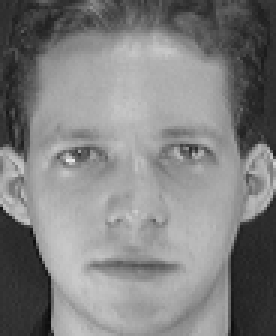
#> input picture training-data/s1/1.pgm, 92 x 112 px (shown 3 times larger); its folder holds only this picture in this run
$ python lbph_recognizer.py
#> lines starting #> are read from the running program, lines starting #| are printed output that depends on the picture; long printed decimals are rounded
### detector.py
import cv2

class Detector:
    # function to detect face using OpenCV
    def detect_face(self, img):

        gray = cv2.cvtColor(img, cv2.COLOR_BGR2GRAY)
        face_cascade = cv2.CascadeClassifier('lbpcascade_frontalface.xml')

        faces = face_cascade.detectMultiScale(gray, scaleFactor=1.2, minNeighbors=5)

        if (len(faces) == 0):
            return None, None

        (x, y, w, h) = faces[0]

        # return only the face part of the image
        return gray[y: y + w, x: x + h], faces[0]

### predictor.py
from detector import Detector
import cv2


class Predictor:
    def __init__(self):
        self.detect = Detector()

    def draw_rectangle(self, img, rect):
        (x, y, w, h) = rect
        cv2.rectangle(img, (x, y), (x + w, y + h), (0, 255, 0), 2)

    def draw_text(self, img, text, x, y):
        cv2.putText(img, text, (x, y), cv2.FONT_HERSHEY_PLAIN, 1.5, (0, 255, 0), 2)

    def predict(self, test_img, fr):
        img = test_img.copy()
        gray = cv2.cvtColor(img, cv2.COLOR_BGR2GRAY)
        face, rect = self.detect.detect_face(img)
        label = fr.predict(gray)
        print(label)

        self.draw_rectangle(img, rect)

        self.draw_text(img, str(label), rect[0], rect[1] - 5)

        return img

### classifier.py
import cv2
import numpy as np


class Classifier:
    def classify(self, faces, labels):
        face_recognizer = cv2.face.LBPHFaceRecognizer_create()
        face_recognizer.train(faces, np.array(labels))
        return face_recognizer

### lbph_recognizer.py
import cv2
import os
from detector import Detector
from classifier import Classifier
from predictor import Predictor

class prep_data:
    def prep_train_data(self, fldr_pth, detector):
#> called with fldr_pth = 'training-data'
        dirs = os.listdir(fldr_pth)
        faces = []
        labels = []
        print(dirs)
        for dir_name in dirs:
            if not dir_name.startswith('s'):
                # print('check')
                continue
            label = int(dir_name[1])
            # print(dir_name[1])
            subject_dir_path = fldr_pth + "/" + dir_name
            subject_image_names = os.listdir(subject_dir_path)
            for image_name in subject_image_names:
                image_path = subject_dir_path + "/" + image_name
                image = cv2.imread(image_path)
#> image is the input picture: shape (112, 92, 3); min 11, max 234, mean 128.3
                cv2.imshow("Training on image...", image)
                cv2.waitKey(10)
                face, rect = detector.detect_face(image)
#> in detect_face, `faces = face_cascade.detectMultiScale(gray, scaleFactor=1.2, minNeighb..`: faces = [[4, 21, 86, 86]]
#> in detect_face, `(x, y, w, h) = faces[0]`: x = 4; y = 21; w = 86
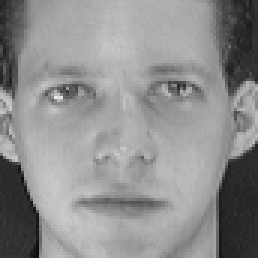
#> face: shape (86, 86) (shown 3 times larger); min 11, max 234, mean 142.3
#> rect = [4, 21, 86, 86]
                if face is not None:
                    faces.append(face)
                    labels.append(label)

                    cv2.destroyAllWindows()
                    cv2.waitKey(1)
                    cv2.destroyAllWindows()

        return faces, labels


prep = prep_data()
detect_algo = Detector()
train_data = os.path.join(os.path.dirname(__file__), 'training-data')
faces, labels = prep.prep_train_data(train_data, detect_algo)
#> faces = 1 item; labels = [1]
print("Data prepared")

# print total faces and labels
print("Total faces: ", len(faces))
#| Total faces:  1
print("Total labels: ", len(labels))
#| Total labels:  1

classify_trainer = Classifier()
fr = classify_trainer.classify(faces, labels)

prediction = Predictor()
test_path = os.path.join(os.path.dirname(__file__), 'test-data')
test_img1 = cv2.imread(os.path.join(test_path, "30.jpg"))
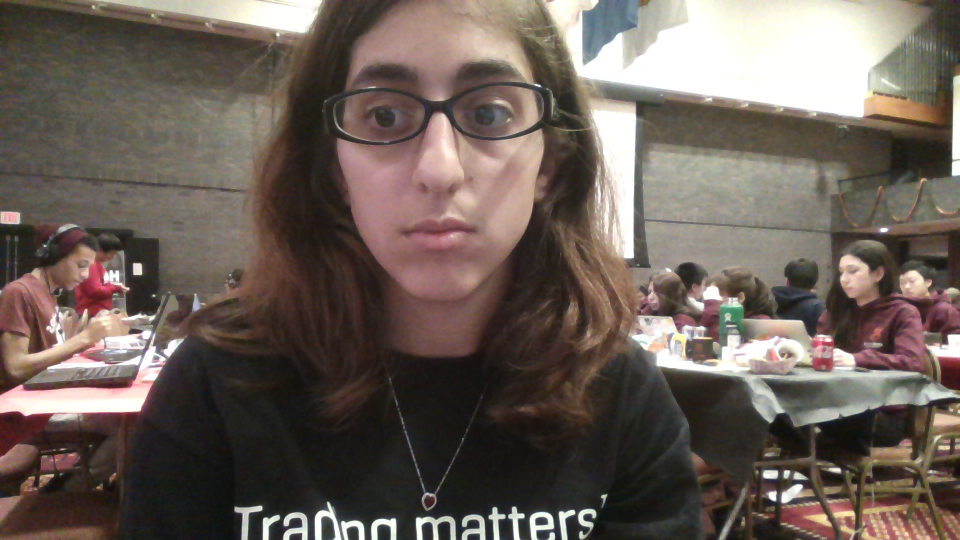
#> input picture test-data/30.jpg, 1920 x 1080 px (shown at 1/2 size)
#> test_img1 is the input picture: shape (1080, 1920, 3); mean B, G, R 88.1, 95.5, 107.1
# [11 lines of commented-out code are left out]
predicted_img1 = prediction.predict(test_img1, fr)
#> in predict, `gray = cv2.cvtColor(img, cv2.COLOR_BGR2GRAY)`:
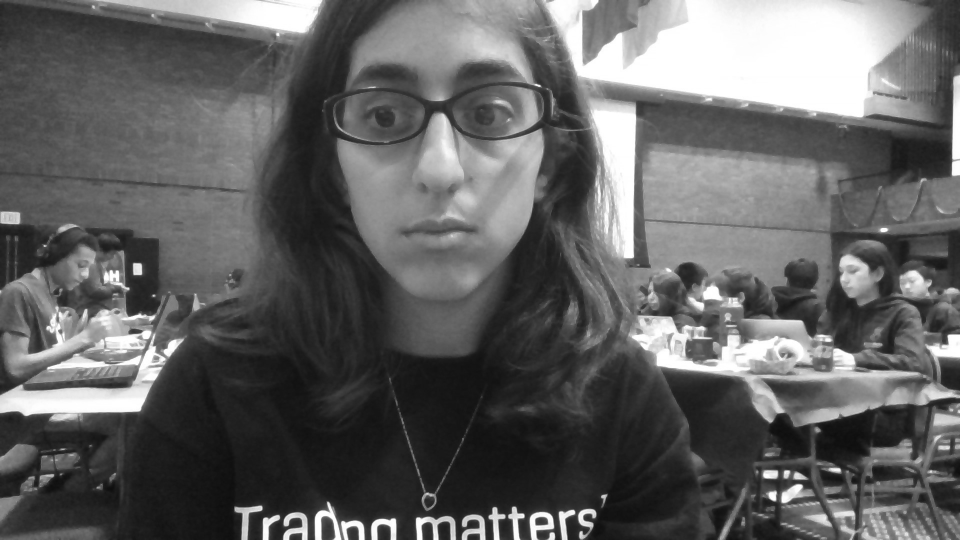
#> gray: shape (1080, 1920) (shown at 1/2 size); min 13, max 255, mean 98.2
#> in predict, `face, rect = self.detect.detect_face(img)`:
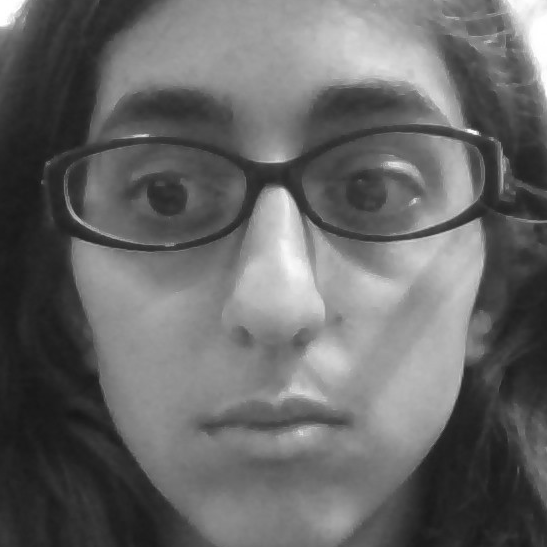
#> face: shape (547, 547); min 22, max 255, mean 103.2
#> in predict, `face, rect = self.detect.detect_face(img)`: rect = [603, 39, 547, 547]
#> in predict, `label = fr.predict(gray)`: label = (1, 122.5)
#| (1, 122.484)
#> in draw_rectangle, `(x, y, w, h) = rect`: x = 603; y = 39; w = 547
#> in draw_text, `cv2.putText(img, text, (x, y), cv2.FONT_HERSHEY_PLAIN, 1.5, (0, 255, 0..`:
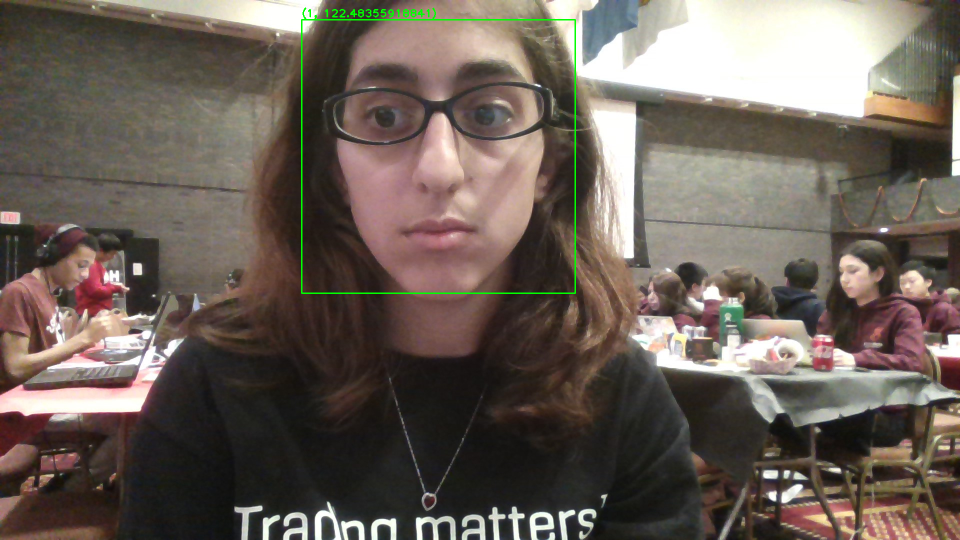
#> img: shape (1080, 1920, 3) (shown at 1/2 size); mean B, G, R 87.8, 96.2, 106.7
# predicted_img2 = prediction.predict(test_img2, fr)
print("Prediction complete")

# display both images
cv2.imshow('img1 ', predicted_img1)
# cv2.imshow('img2 ', predicted_img2)
cv2.waitKey(0)
cv2.destroyAllWindows()
